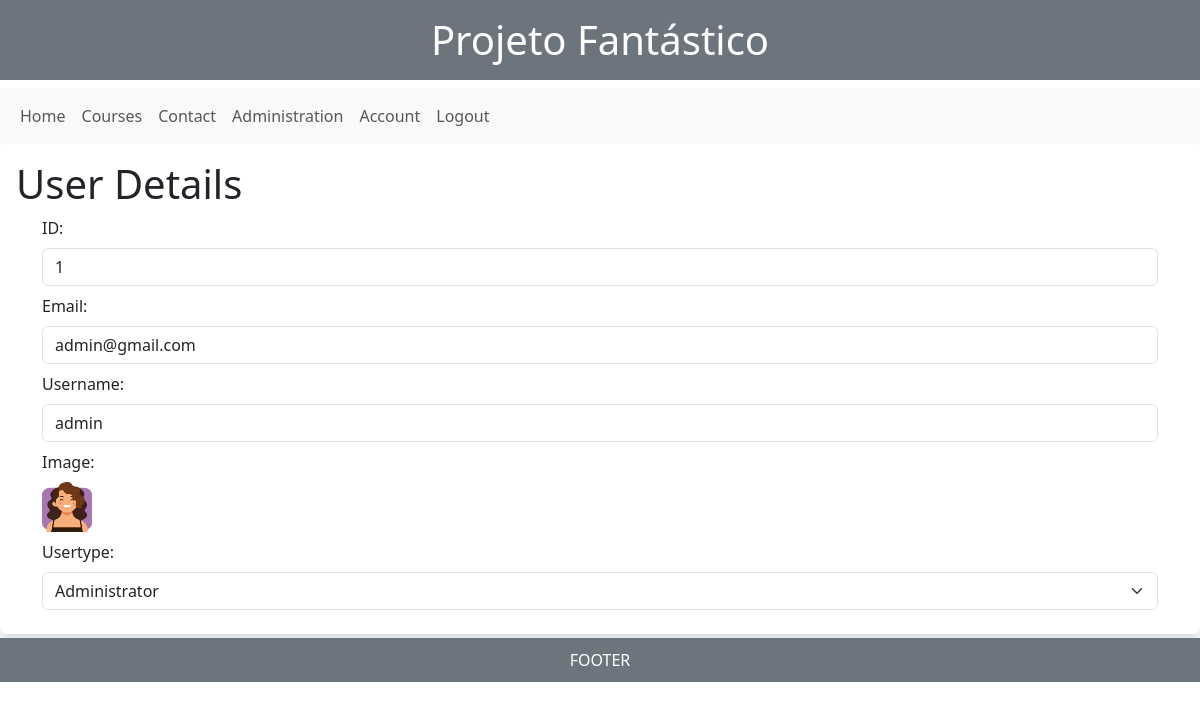
/index.php?p=user_details&id=1 (signed in), run on the app's committed database.
### tables this page shows
CREATE TABLE user(
    id INT AUTO_INCREMENT PRIMARY KEY,
    email VARCHAR(100) NOT NULL UNIQUE,
    password VARCHAR(45) NOT NULL,
    username VARCHAR(45),
    last_login DATETIME,
    banned DATETIME,
    image VARCHAR(10),
    usertype_id INT,

    FOREIGN KEY (usertype_id) REFERENCES usertype(id)
);

CREATE TABLE usertype(
    id INT AUTO_INCREMENT PRIMARY KEY,
    name VARCHAR(45) NOT NULL
);

### index.php (called while the page is built)
<?php
include('content/head.php');
include('content/header.php');
include('routes/routes.php');
include('content/footer.php');
?>

### db/user/selectbyidGET.php (called while the page is built, shortened)
<?php
include('db/conn.php');
$sql = "SELECT * FROM user WHERE id = $id";
$result = $conn->query($sql);
$row = $result->fetch_assoc();
?>

### db/usertype/selectAllDropdown.php (the view, shortened to what this page needs)
<?php
include('db/conn.php');
$sql = "SELECT * FROM usertype";
$result = $conn->query($sql);
if ($result->num_rows > 0) {
    while($row1 = $result->fetch_assoc()) {
        ?>
            <option value="<?= $row1['id']?>"
            <?php
                if($row1['id'] == $row['usertype_id']) echo "selected";
            ?>><?= $row1['name']?></option>
        <?php
    }
}
?>

### content/pages/user_details.php (shortened to what this page needs)
<?php
$id = $_GET['id'];
include('db/user/selectbyidGET.php');
?>
<h1>User Details</h1>
<div class="container">
    <form action="db/user/admin_update.php" method="post">
    <div class="row">
        <div class="col">
            <label class="form-label" for="user_details_id">ID:</label>
        </div>
    </div>
    <div class="row mb-2">
        <div class="col">
            <input class="form-control" type="number" name="user_details_id" id="user_details_id" value="<?= $row['id']?>" readonly>
        </div>
    </div>
    <div class="row">
        <div class="col">
            <label class="form-label" for="user_details_email">Email:</label>
        </div>
    </div>
    <div class="row mb-2">
        <div class="col">
            <input class="form-control" type="email" name="user_details_email" id="user_details_email" value="<?= $row['email']?>">
        </div>
    </div>
    <div class="row">
        <div class="col">
            <label class="form-label" for="user_details_username">Username:</label>
        </div>
    </div>
    <div class="row mb-2">
        <div class="col">
            <input class="form-control" type="text" name="user_details_username" id="user_details_username" value="<?= $row['username']?>">
        </div>
    </div>
    <div class="row">
        <div class="col">
            <label class="form-label" for="user_details_image">Image:</label>
        </div>
    </div>
    <div class="row mb-2">
        <div class="col">
            <?php if ($row['image'] == "") { ?>
                <img class="img_table" src="img/default.png" alt="">
            <?php } else { ?>
                <img class="img_table" src="img/users/<?=$row['image']?>" alt="">
            <?php } ?>
        </div>
    </div>
    <div class="row">
        <div class="col">
            <label class="form-label" for="user_details_usertype">Usertype:</label>
        </div>
    </div>
    <div class="row mb-2">
        <div class="col">
            <select class="form-select" name="user_details_usertype" id="user_details_usertype">
                <?php include('db/usertype/selectAllDropdown.php')?>
            </select>
        </div>
    </div>
    </form>

### css/style.css (style rules this page uses)
.img_table { width: 50px; height: 50px; }

### data on the page
user: user_details_id "1", user_details_email "admin@gmail.com", user_details_username "admin", image (picture), user_details_usertype "Administrator"
